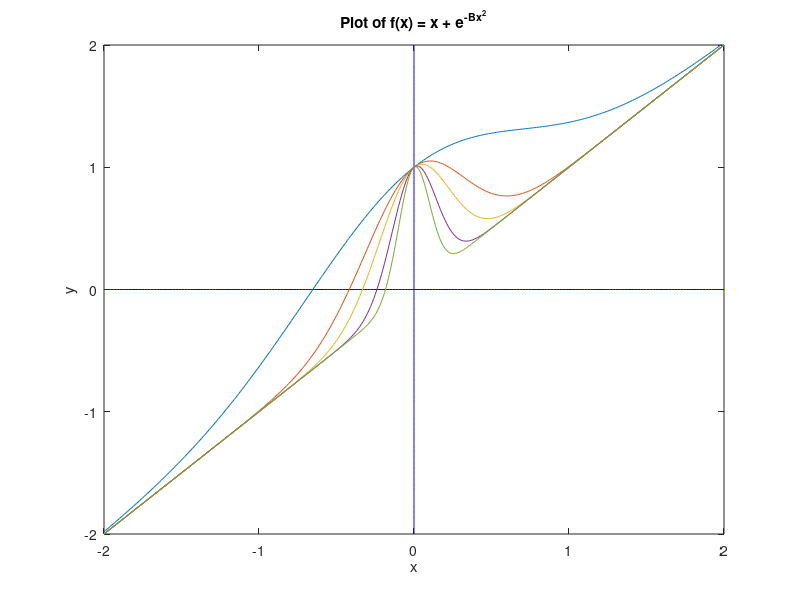

The MATLAB script that drew this image:
%% Jong Park (parkj6)
% Math 351 - Numerical Analysis
% HW 1


%% Initial Plot
x = -2: 0.02: 2;
y = -2: 0.02: 2;
plot(x, zeros(size(x)), 'b', zeros(size(y)),y,'b')
axis([-2, 2, -2, 2])
title("Plot of f(x) = x + e^{-Bx^2}")
xlabel('x')
ylabel('y')
hold on 


%% Part a
B = [1, 5, 10, 25, 50];   % Initial input
x = -2: 0.01: 2;          % Used for making pretty graphs

for k = 1 : length(B)
    bval = B(k);
    y = x + exp(-bval .* (x .^ 2));
    plot (x,y);
end

%% Part b
format short;
x = [-0.64, -0.40, -0.32, -0.22, -0.18];    % These are actually x0
max_iter = 20;
for k = 1 : length(x)
    f =      'x + exp(-B .* (x .^ 2))';
    fprime = '1 + 2.*(-B) .* exp(-B .* (x .^ 2)) .* x';
%     iters(k) = xval;
    iters = x;
    for j = 1 : max_iter       % 20 by default
        xnew = x - eval(f) ./ eval(fprime);
        iters = [iters; xnew];
        test = abs(xnew -x) ./ (abs(xnew)+eps);
        if max(test) < 10*eps, break, end
        x = xnew;
    end
    iters
end

%% Changing the Format to long
format long;
iters
% iterall